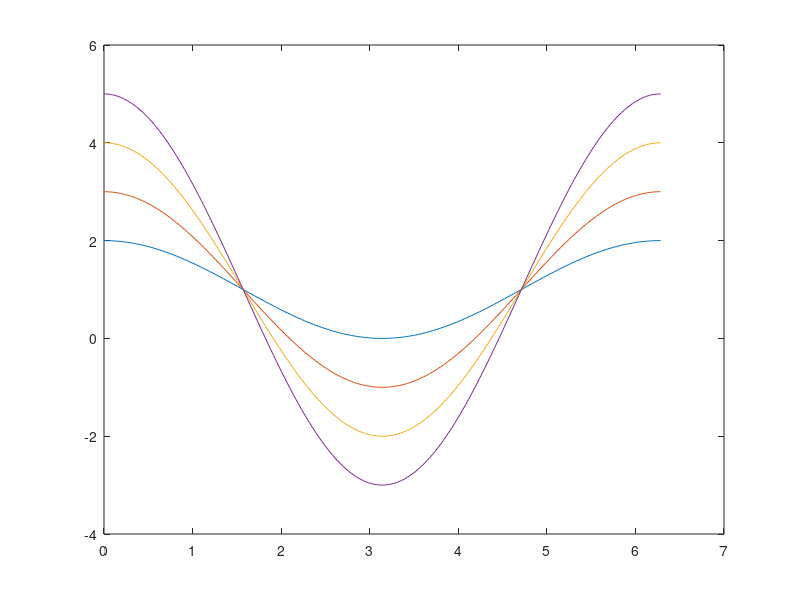

MATLAB code for this plot:
clear all;
clc;

X= 0:pi/100:2*pi;

N = 201;
for i = 1:N
    fieldname =sprintf('y%i', i);
    y.(fieldname) =cos(X)*i+1;
end

plot(X,y.y1,X,y.y2,X,y.y3,X,y.y4);